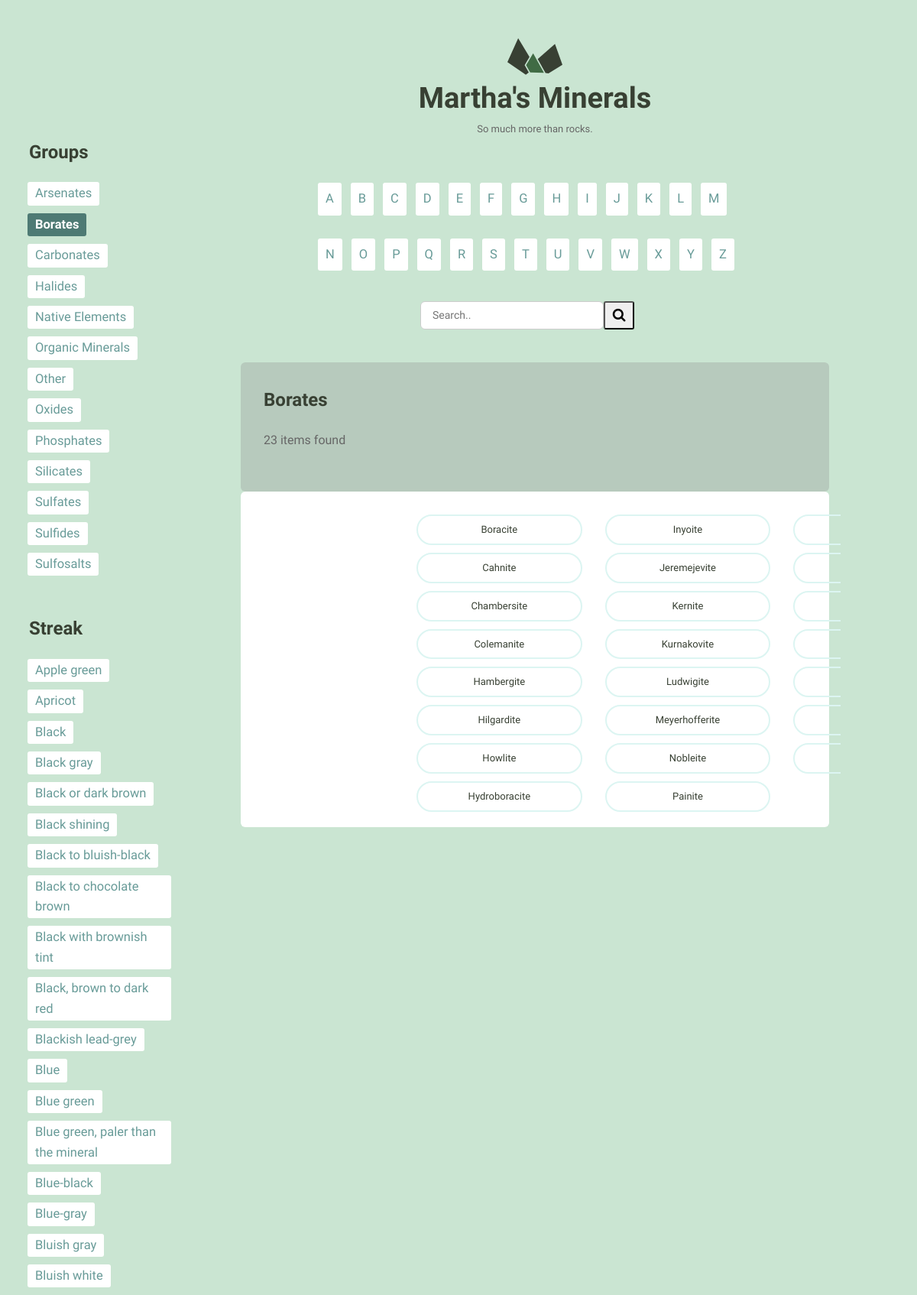
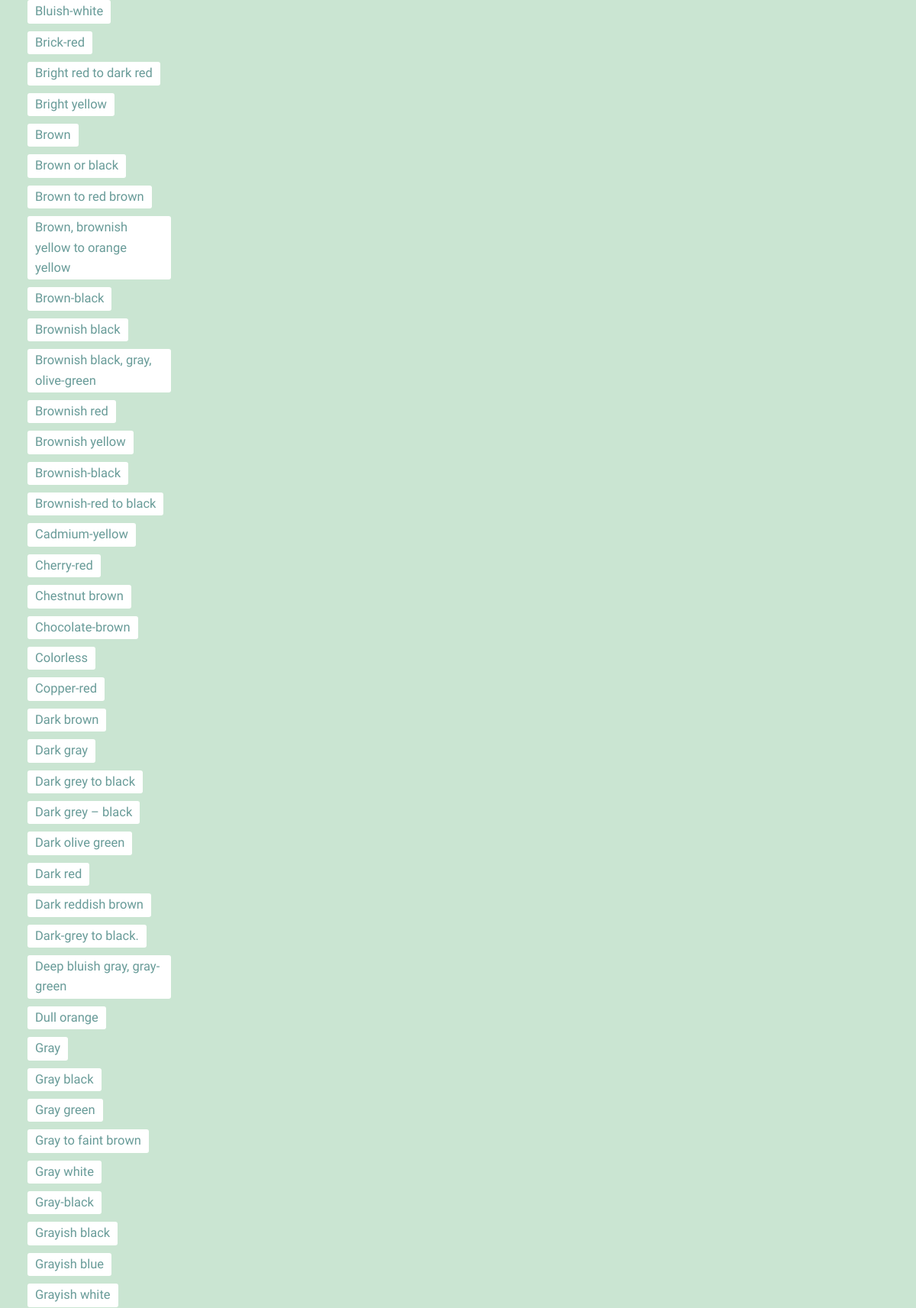
Page /list/group/Borates (upper part) on the committed database (2 pictures, top to bottom).
### catalog/models.py (models this page shows, shortened)
class Mineral(models.Model):
    name = models.CharField(max_length=255, unique=True)
    image_filename = models.CharField(max_length=255)
    image_caption = models.TextField()
    category = models.CharField(max_length=255)
    formula = models.CharField(max_length=255)
    strunz_classification = models.CharField(max_length=255)
    color = models.CharField(max_length=255)
    crystal_system = models.CharField(max_length=255)
    unit_cell = models.CharField(max_length=255)
    crystal_symmetry = models.CharField(max_length=255)
    cleavage = models.CharField(max_length=255)
    mohs_scale_hardness = models.CharField(max_length=255)
    luster = models.CharField(max_length=255)
    streak = models.CharField(max_length=255)
    diaphaneity = models.CharField(max_length=255)
    optical_properties = models.CharField(max_length=255)
    refractive_index = models.CharField(max_length=255)
    crystal_habit = models.CharField(max_length=255)
    specific_gravity = models.CharField(max_length=255)
    group = models.CharField(max_length=255)
    def __str__(self):
        return self.name
    class Meta:
        ordering = ['name']

### catalog/views.py (the view)
# urls.py: path('list/group/<group_filter>', views.mineral_group, name='group_list'),
def mineral_group(request, group_filter):
    mineral_filtered = Mineral.objects.filter(group__iexact=group_filter).order_by('id')
    num_in_group = mineral_filtered.count()
    return render(request, 'catalog/list.html', {
        'group_filter': group_filter,
        'mineral_filtered': mineral_filtered,
        'groups': utils.get_groups(request),
        'streaks': utils.get_streaks(request),
        'num_in_group': num_in_group,
        'random_mineral': utils.get_random_mineral_id(),
    })

### catalog/utils.py (called while the page is built)
def get_groups(request):
    if 'groups' not in request.session:
        groups = sorted(set(models.Mineral.objects.all().values_list('group', flat=True)))
        request.session['groups'] = groups
    else:
        groups = request.session['groups']
    return groups

def get_streaks(request):
    if 'streaks' not in request.session:
        streaks = sorted(set(models.Mineral.objects.all().values_list('streak', flat=True)))
        streaks.pop(0)
        request.session['streaks'] = streaks
    else:
        streaks = request.session['streaks']
    return streaks

def get_random_mineral_id():
    minerals = models.Mineral.objects.all().values_list('id', flat=True)
    return random.choice(minerals)

### catalog/templates/catalog/list.html (shortened to what this page needs)
{% extends 'layout.html' %}
{% block boundsClass %}
    <div class="bounds">{% endblock %}
{% block content %}
    <div class="grid-100">
            {% if not mineral_filtered %}
                <div class="info__container info_results">
                    <h2>No results found {% if term %}for '{{ term }}'{% endif %}</h2>
                    <p>Please try another search</p>
                </div>
            {% else %}
                {% if group_filter %}
                    <div class="info__container info_results">
                        <h2>{{ group_filter|capfirst }}</h2>
                        <p>{{ num_in_group }} item{{ num_in_group|pluralize }} found</p>
                    </div>
                {% endif %}
                <ul class="minerals__container minerals__container_ext">
                    {% for mineral in mineral_filtered %}
                        <li class="minerals__item">
                            <a class="minerals__anchor"
                               href="{% url 'catalog:detail' pk=mineral.pk %}">{{ mineral|safe }}</a>
                        </li>
                    {% endfor %}</ul>
            {% endif %}
    </div>
{% endblock %}

### assets/css/global.css (style rules this page uses)
html { font-family: sans-serif; -ms-text-size-adjust: 100%; -webkit-text-size-adjust: 100%; }
body { margin: 0; }
html { font-size: 62.5%; }
body { background-color: #CAE5D2; font-size: 1.5em; line-height: 1.6; font-weight: 400; font-family: "Cousine"; color: #666; }
.bounds { max-width: 800px; margin: 0 auto; padding: 50px 0 150px; overflow: hidden; }
.grid, .grid-5, .grid-10, .grid-15, .grid-20, .grid-25, .grid-30, .grid-33, .grid-35, .grid-40, .grid-45, .grid-50, .grid-55, .grid-60, .grid-65, .grid-66, .grid-70, .grid-75, .grid-80, .grid-90, .grid-95, .grid-100 { float: left; box-sizing: border-box; position: relative; }
.grid-100 { width: 100%; padding: 0 15px; }
h1, h2, h3, h4, h5, h6 { margin-top: 0; margin-bottom: 2rem; font-weight: bold; font-family: "Work Sans", sans-serif; color: #384033; }
h2 { font-size: 2.4rem; }
@media (min-width: 550px) { h2 { font-size: 2.4rem; } }
p { margin-top: 0; font-size: 1.6rem; }
ul { list-style: circle inside; padding-left: 0; margin-top: 0; }
table, p, ul { margin-bottom: 2.5rem; }
.minerals__container { background-color: #fff; border-radius: 6px; list-style: none; padding: 30px 30px 20px 30px; -webkit-column-gap: 30px; -moz-column-gap: 30px; column-gap: 30px; }
@media (min-width: 640px) { .minerals__container { -webkit-column-count: 3; -moz-column-count: 3; column-count: 3; } }
.minerals__anchor { border: solid 2px #DCF5F2; border-radius: 100px; color: #384033; display: block; font-size: 13px; text-align: center; padding: 8px 0 7px 0; width: 100%; transition: background-color 200ms ease-in-out, font-weight 200ms ease-in-out, color 200ms ease-in-out; margin-left: 200px; }

### assets/css/catalog-style.css (style rules this page uses)
.info__container { background-color: #fff; border-radius: 6px; padding: 30px; }
* { box-sizing: border-box; }
.minerals__container_ext { min-height: 200px; }
.info_results { background-color: #b7cabd; }

### rows in the picture
Mineral: name "Boracite"
Mineral: name "Cahnite"
Mineral: name "Chambersite"
Mineral: name "Colemanite"
Mineral: name "Hambergite"
Mineral: name "Hilgardite"
Mineral: name "Howlite"
Mineral: name "Hydroboracite"
Mineral: name "Inyoite"
Mineral: name "Jeremejevite"
Mineral: name "Kernite"
Mineral: name "Kurnakovite"
Mineral: name "Ludwigite"
Mineral: name "Meyerhofferite"
Mineral: name "Nobleite"
Mineral: name "Painite"

### other values in the picture
{{ group }} "Arsenates" "Borates" "Carbonates" "Halides" "Native Elements" "Organic Minerals" "Other" "Oxides" "Phosphates" "Silicates" "Sulfates" "Sulfides" "Sulfosalts"
{{ streak }} "Apple green" "Apricot" "Black" "Black gray" "Black or dark brown" "Black shining" "Black to bluish-black" "Black to chocolate brown" "Black with brownish tint" "Black, brown to dark red" "Blackish lead-grey" "Blue" "Blue green" "Blue green, paler than the mineral" "Blue-black" "Blue-gray" "Bluish gray" "Bluish white" "Bluish-white" "Brick-red" "Bright red to dark red" "Bright yellow" "Brown" "Brown or black" "Brown to red brown" "Brown, brownish yellow to orange yellow" "Brown-black" "Brownish black" "Brownish black, gray, olive-green" "Brownish red" "Brownish yellow" "Brownish-black" "Brownish-red to black" "Cadmium-yellow" "Cherry-red" "Chestnut brown" "Chocolate-brown" "Colorless" "Copper-red" "Dark brown" "Dark gray" "Dark grey to black" "Dark grey – black" "Dark olive green" "Dark red" "Dark reddish brown" "Dark-grey to black." "Deep bluish gray, gray-green" "Dull orange" "Gray" "Gray black" "Gray green" "Gray to faint brown" "Gray white" "Gray-black" "Grayish black" "Grayish blue" "Grayish white"
{{ letter|upper }} "B" "C" "D" "E" "F" "G" "H" "I" "J" "K" "L" "M" "N" "O" "P" "Q" "R" "S" "T" "U" "V" "W" "X" "Y" "Z"
{{ group_filter|capfirst }} "Borates"
{{ num_in_group }} "23"
